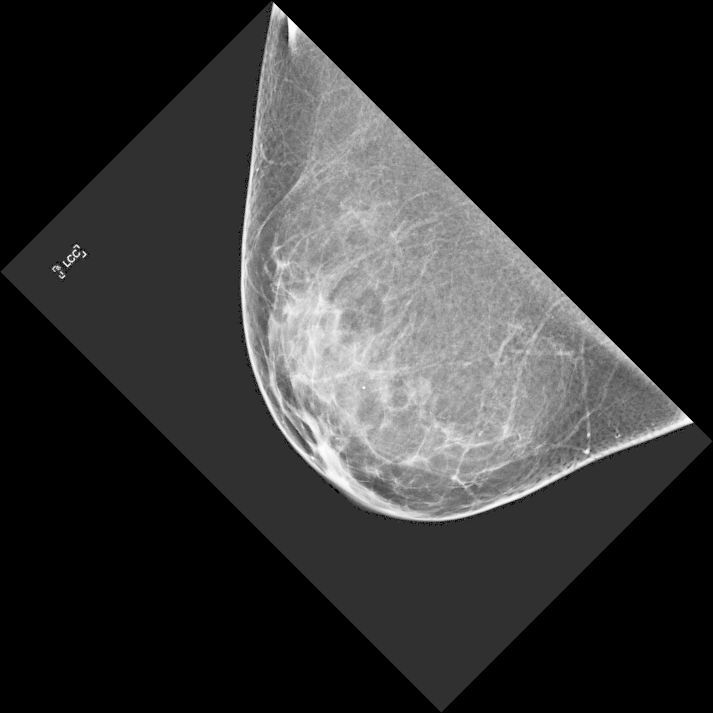
#> input picture Labs/IMAGEN.png, 1426 x 1426 px (shown at 1/2 size)
$ jupyter execute P2_G1_Diez_Francisco.ipynb
#> lines starting #> are read from the running program, lines starting #| are printed output that depends on the picture; after the words box and inside, x2 and y2 are one past the last pixel; in counts of white or black regions, pixels touching at a corner belong together
[cell 1]
# librerias
import cv2
import numpy as np
import matplotlib.pyplot as plt
from scipy import signal
from scipy import ndimage, datasets
import scipy.io

1. Abra la imagen según el formato en el que fue guardada, muestre dimensiones y visualice. Si no está, pase a monocroma. La imagen ha sufrido un contratiempo inadecuado, identifique cual es describa y realice la o las operaciones que crea adecuadas para acondicinar la imagen y seguir trabajando con ella, justifique. En la imagen acondicionada debe detectar y segmentar el tumor o lesión del resto de la imagen. Muestre el resultado en una imagen binaria.

[cell 2]
# cargo imagen en una variable
img = cv2.imread("IMAGEN.png")
#> img is the input picture: shape (1426, 1426, 3); min 0, max 255, mean 49.3

# muestro dimensiones
print("dimensiones: ", img.shape)
#| dimensiones:  (1426, 1426, 3)
# muestro tipo de dato
print("dtype: ", img.dtype)
#| dtype:  uint8

# visualizamos la imagen en sus diferentes capas
plt.figure(figsize=(12,6))

plt.subplot(131)
plt.title("Capa 0")
plt.imshow(img[:,:,0], cmap='gray')


plt.subplot(132)
plt.title("Capa 1")
plt.imshow(img[:,:,1], cmap='gray')


plt.subplot(133)
plt.title("Capa 2")
plt.imshow(img[:,:,2], cmap='gray')

plt.show()
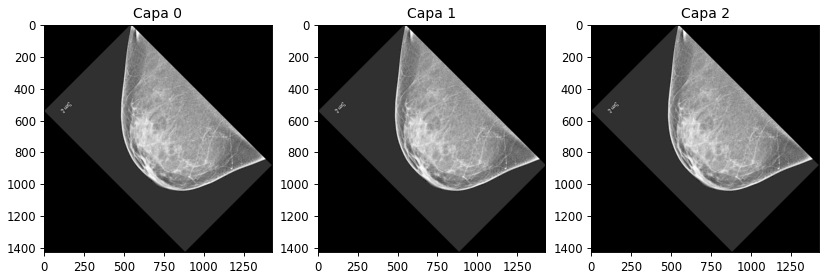
#> figure drawn by matplotlib, 3 panels

plt.figure(figsize=(12,6))
plt.imshow(img, cmap='gray')

# me quedo con la capa 0
imgs = img[:,:,0]

## Contratiempo

[cell 3]
# el contratiempo encontrado es que la imagen esta rotada
# hacemos una rotacion para volver la imagen a su tamano

# obtenemos el tamano de la senal
fil, col = imgs.shape
#> fil = 1426; col = 1426

# obtenemos la matriz de la transformacion geometrica de rotacion
matRotac = cv2.getRotationMatrix2D((fil/2,col/2), -45,1)

# aplicamos la transformacion
imgsRotada = cv2.warpAffine(imgs, matRotac, (col,fil))
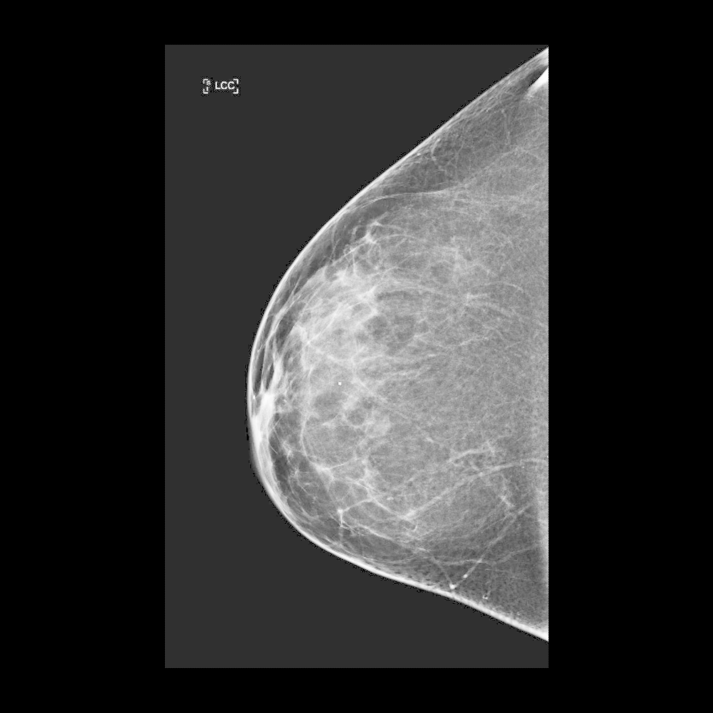
#> imgsRotada: shape (1426, 1426) (shown at 1/2 size); min 0, max 255, mean 49.3

# mostramos la imagen rotada
plt.figure(figsize=(12,6))
plt.imshow(imgsRotada, cmap='gray')

[cell 4]
# ahora recorto los bordes negros sobrantes
imgs_final = imgsRotada[85:1300,350:1075]
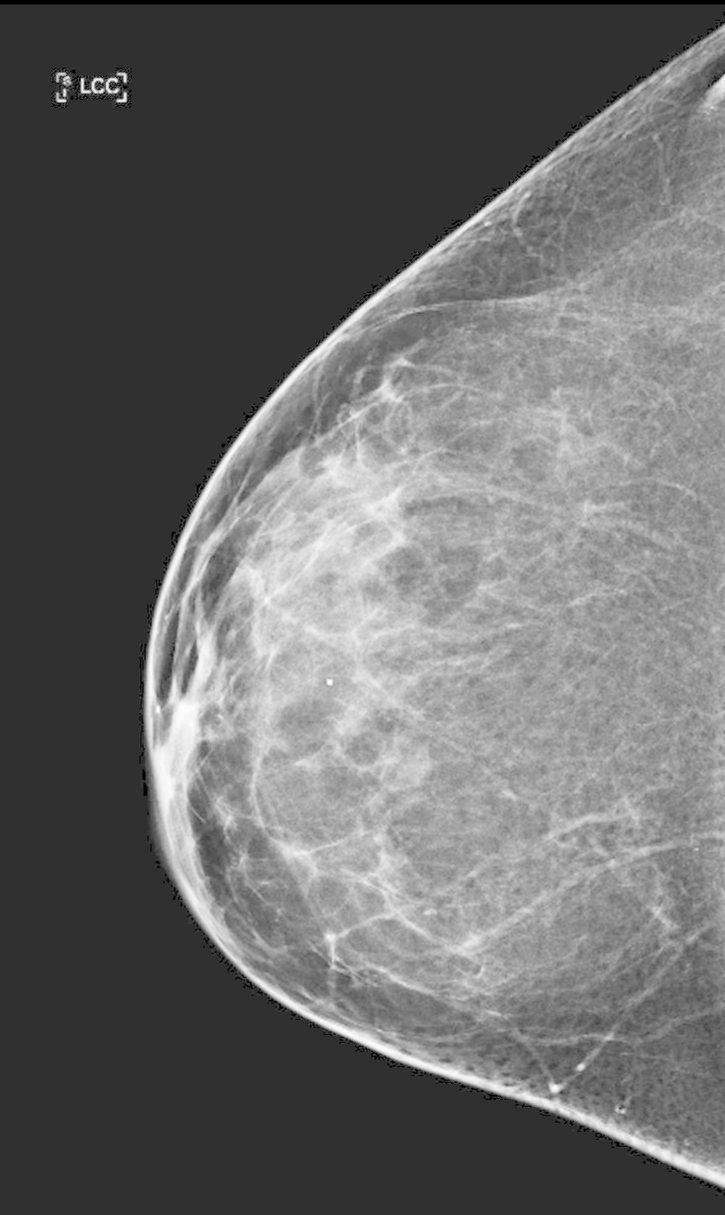
#> imgs_final: shape (1215, 725); min 0, max 255, mean 106.1

plt.figure(figsize=(12,6))
plt.imshow(imgs_final, cmap='gray')

[cell 5]
# se procede a hacer un leve escalado dado que creo que el tumor esta en la parte central de la imagen

# reescribo los valores de col y fil que no son los mismos
# dado que se recorto la imagen
fil, col = imgs_final.shape
#> fil = 1215; col = 725
escMatrix = cv2.getRotationMatrix2D((col/2,fil/2), 0, 1.5)
#> escMatrix = [[1.5, 0, -181.2], [0, 1.5, -303.8]]

imgsEsc = cv2.warpAffine(imgs_final, escMatrix, (col,fil))
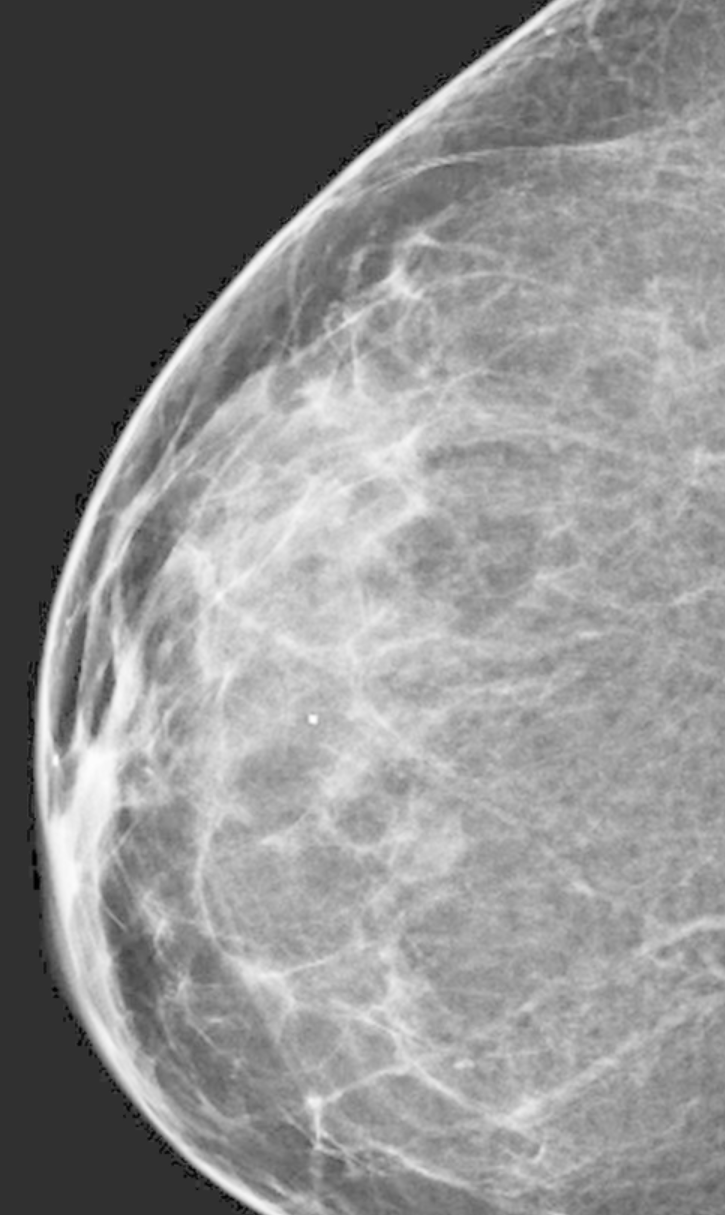
#> imgsEsc: shape (1215, 725); min 0, max 254, mean 140.4

plt.figure(figsize=(12,6))
plt.imshow(imgsEsc, cmap='gray')

[cell 6]
# se procede primero a aplicar una transformacion punto a punto
# de binarizado para aislar el tumor

umbral = (imgsEsc>=237)
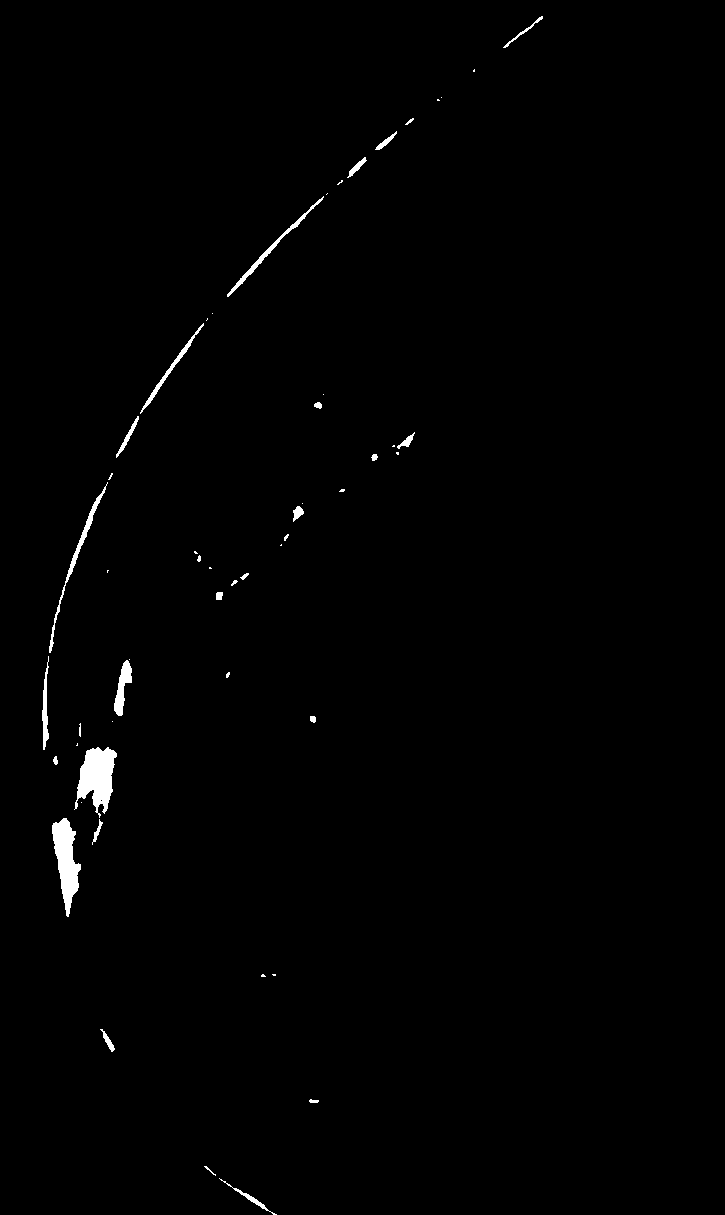
#> umbral: shape (1215, 725) bool; 0.82% white; 53 white regions (25 under 20 px), largest, box (x1, y1, x2, y2) and area: (74, 747, 117, 818) 1736, (52, 818, 81, 917) 1512, (49, 482, 108, 653) 606

plt.imshow(umbral, cmap='gray')

Descartando el borde, podemos observar una anormalidad que se observa en la zona central que destacan del resto del tejido mamario, dado que se observa una intensidad muy alta (alto reflejo de los rayos X).
El umbral utilizado es de 237 en escala de grises uint8.'

Sin embargo, considero que es demasiado grande la marca observada por lo que se procede a aplicar filtros de borde para ver si obtenemos una mejor imagen del posible problema:

[cell 7]
# se utilizan filtros de Prewitt para deteccion de bordes
kpd = np.array([[1, 1, 0], [1, 0, -1], [0, -1, -1]]) # prewitt diagonal
kph = np.array([[1, 0, -1], [1, 0, -1], [1, 0, -1]]) # prewitt vertical
kpv = np.array([[1, 1, 1], [0, 0, 0], [-1, -1, -1]]) # prewitt horizontal

bordesDiag = cv2.filter2D(imgsEsc, -1, kpd)
bordesHoriz = cv2.filter2D(imgsEsc, -1, kph)
bordesVert = cv2.filter2D(imgsEsc, -1, kpv)

plt.figure(figsize=(12,6))

plt.subplot(131)
plt.title("Deteccion de bordes diagonales")
plt.imshow(bordesDiag, cmap='gray')


plt.subplot(132)
plt.title("Deteccion de bordes horizontales")
plt.imshow(bordesHoriz, cmap='gray')


plt.subplot(133)
plt.title("Deteccion de bordes verticales")
plt.imshow(bordesVert, cmap='gray')

plt.show()

Ahora se aplicara una umbralizacion nuevamente a la deteccion de bordes diagonales, donde se observa un pequeno punto.

[cell 8]
# se escala en el centro
escalado2 = cv2.getRotationMatrix2D((col/2,fil/2), 0, 2)
#> escalado2 = [[2, 0, -362.5], [0, 2, -607.5]]

umbral2 = cv2.warpAffine(bordesDiag,escalado2, (col,fil))
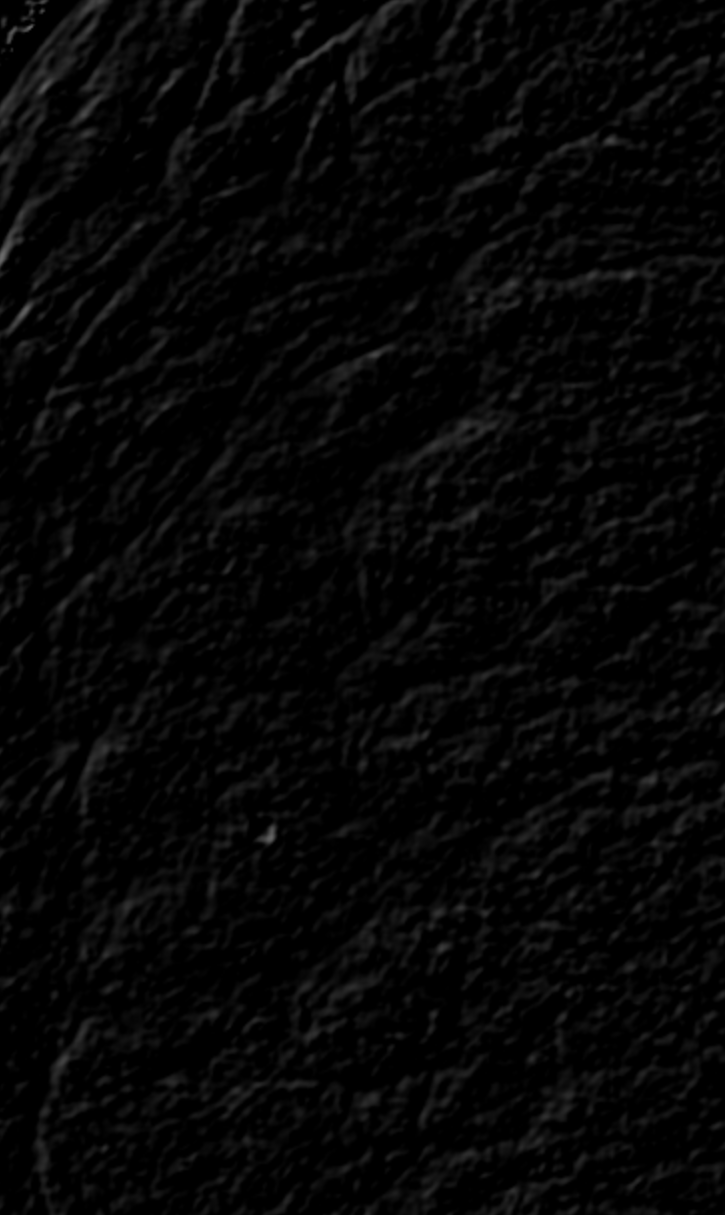
#> umbral2: shape (1215, 725); min 0, max 107, mean 6.2


print(bordesDiag.dtype)
#| uint8
deteccion_final = (umbral2>=250)
#> deteccion_final: shape (1215, 725) bool; every value is 0

plt.figure(figsize=(12,6))
plt.subplot(121)
plt.imshow(umbral2, cmap='gray')

plt.subplot(122)
plt.imshow(deteccion_final, cmap='gray')

plt.show()

$ run again, with Labs/Ortopantomografia.jpg saved as Labs/IMAGEN.png
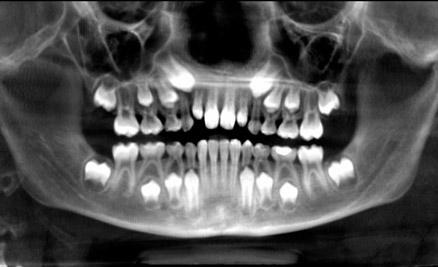
#> input picture Labs/Ortopantomografia.jpg, 438 x 267 px
#> img is the input picture: shape (267, 438, 3); min 0, max 255, mean 83.2
#| dimensiones:  (267, 438, 3)
#| dtype:  uint8
#> `imgsRotada = cv2.warpAffine(imgs, matRotac, (col,fil))`:
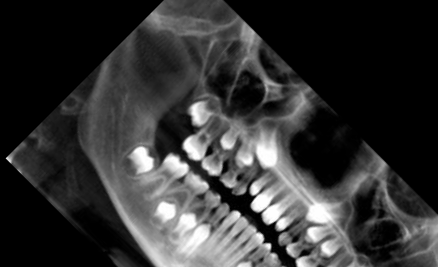
#> imgsRotada: shape (267, 438); min 0, max 255, mean 52
#> umbral: shape (182, 88) bool; every value is 0
#> `umbral2 = cv2.warpAffine(bordesDiag,escalado2, (col,fil))`:
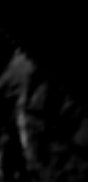
#> umbral2: shape (182, 88); min 0, max 106, mean 7.5
#| uint8
